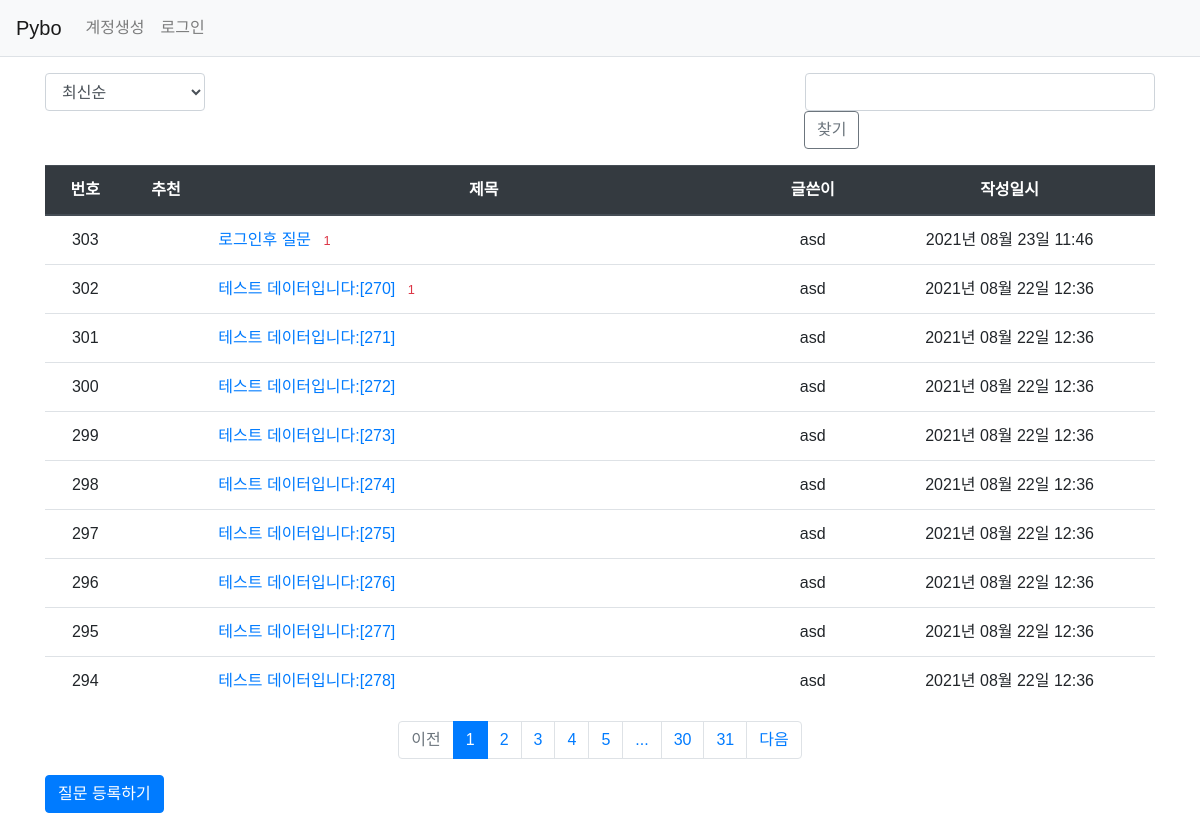
Page /question/list/ on the committed database.
### pybo/models.py (models this page shows)
class Question(db.Model): #여기서 db는 __init__함수에서 생성한 SQLAlchemy객체이다.
    id = db.Column(db.Integer, primary_key=True)
    subject = db.Column(db.String(200), nullable=False)
    content = db.Column(db.Text(), nullable=False)
    create_date = db.Column(db.DateTime(), nullable=False)
    user_id = db.Column(db.Integer, db.ForeignKey('user.id', ondelete='CASCADE'), nullable=False)
    user = db.relationship('User', backref=db.backref('question_set'))
    modify_date = db.Column(db.DateTime(), nullable=True)
    voter = db.relationship('User', secondary=question_voter, backref=db.backref('question_voter_set'))

class User(db.Model):
    id = db.Column(db.Integer, primary_key=True)
    username = db.Column(db.String(300), unique=True, nullable=False)
    password = db.Column(db.String(300), nullable=False)
    email = db.Column(db.String(300), unique=True, nullable=False)

### pybo/views/question_views.py (the view, shortened to what this page needs)
@bp.route('/list/')
def _list():
    page = request.args.get('page', type=int, default=1)
    kw = request.args.get('kw', type=str, default='')
    so = request.args.get('so', type=str, default='recent')
    if so == 'recommend':
        sub_query = db.session.query(question_voter.c.question_id, func.count('*').label('num_voter')) \
            .group_by(question_voter.c.question_id).subquery()
        question_list = Question.query \
            .outerjoin(sub_query, Question.id == sub_query.c.question_id) \
            .order_by(sub_query.c.num_voter.desc(), Question.create_date.desc())
    elif so == 'popular':
        sub_query = db.session.query(Answer.question_id, func.count('*').label('num_answer')) \
            .group_by(Answer.question_id).subquery()
        question_list = Question.query \
            .outerjoin(sub_query, Question.id == sub_query.c.question_id) \
            .order_by(sub_query.c.num_answer.desc(), Question.create_date.desc())
    else:  # recent
        question_list = Question.query.order_by(Question.create_date.desc())
    question_list = question_list.paginate(page, per_page=10)
    return render_template('question/question_list.html', question_list=question_list, page=page, kw=kw, so=so)

### pybo/filter.py (called while the page is built)
def format_datetime(value, fmt='%Y년 %m월 %d일 %H:%M'):
    return value.strftime(fmt)

### pybo/views/auth_views.py (called while the page is built)
@bp.before_app_request # 제일 먼저 실행
def load_logged_in_user():
    user_id = session.get('user_id')
    if user_id is None:
        g.user = None
    else:
        g.user = User.query.get(user_id)

### pybo/templates/question/question_list.html (shortened to what this page needs)
{% extends 'base.html' %}
{% block content %}
<div class="container my-3">
    <div class="row justify-content-between my-3">
        <div class="col-2">
            <select class="form-control so">
                <option value="recent" {% if so=='recent' %}selected{% endif %}>최신순</option>
            </select>
        </div>
        <div class="col-4 input-group">
            <input type="text" class="form-control kw" value="{{ kw or '' }}">
            <div class="input-group-append">
                <button class="btn btn-outline-secondary" type="button" id="btn_search">찾기</button>
            </div>
        </div>
    </div>
    <table class="table">
        <thead>
        <tr class="text-center thead-dark">
            <th>번호</th>
            <th>추천</th>
            <th style="width:50%">제목</th>
            <th>글쓴이</th>
            <th>작성일시</th>
        </tr>
        </thead>
        <tbody>
        {% if question_list %}
        {% for question in question_list.items %}
        <tr class="text-center">
            <td>{{ question_list.total - ((question_list.page-1) * question_list.per_page) - loop.index0 }}</td>
            <td>
            </td>
            <td class="text-left">
                <a href="{{ url_for('question.detail', question_id=question.id) }}">{{ question.subject }}</a>
                {% if question.answer_set|length > 0 %}
                <span class="text-danger small ml-2">{{ question.answer_set|length }}</span>
                {% endif %}
            </td>
            <td>{{ question.user.username }}</td>
            <td>{{ question.create_date|datetime }}</td>
        </tr>
        {% endfor %}
        {% else %}
        <tr>
            <td colspan="3">질문이 없습니다.</td>
        </tr>
        {% endif %}
        </tbody>
    </table>
    <ul class="pagination justify-content-center">
        {% if question_list.has_prev %}
        <li class="page-item">
            <a class="page-link" data-page="{{ question_list.prev_num }}" href="#">이전</a>
        </li>
        {% else %}
        <li class="page-item disabled">
            <a class="page-link" tabindex="-1" aria-disabled="true" href="#">이전</a>
        </li>
        {% endif %}
        {% for page_num in question_list.iter_pages() %}
            {% if page_num %}
                {% if page_num != question_list.page %}
                <li class="page-item">
                    <a class="page-link" data-page="{{ page_num }}" href="#">{{ page_num }}</a>
                </li>
                {% else %}
                <li class="page-item active" aria-current="page">
                    <a class="page-link" href="#">{{ page_num }}</a>
                </li>
                {% endif %}
           {% else %}
                <li class="disabled">
                    <a class="page-link" href="#">...</a>
                </li>
           {% endif %}
        {% endfor %}
        {% if question_list.has_next %}
        <li class="page-item">
            <a class="page-link" data-page="{{ question_list.next_num }}" href="#">다음</a>
        </li>
        {% else %}
        <li class="page-item disabled">
            <a class="page-link" tabindex="-1" aria-disabled="true" href="#">다음</a>
        </li>
        {% endif %}
    </ul>
    <a href="{{ url_for('question.create') }}" class="btn btn-primary">질문 등록하기</a>
</div>
{% endblock %}

### pybo/templates/base.html (shortened to what this page needs)
<!doctype html>
<html lang="ko">
<head>
    <link rel="stylesheet" href="{{ url_for('static', filename='bootstrap.min.css') }}">
    <link rel="stylesheet" href="{{ url_for('static', filename='style.css') }}">
</head>
<body>
{% include "navbar.html" %}
{% block content %}
{% endblock %}
</body>
</html>

### pybo/templates/navbar.html (shortened to what this page needs)
<nav class="navbar navbar-expand-lg navbar-light bg-light border-bottom">
    <a class="navbar-brand" href="{{ url_for('main.index') }}">Pybo</a>
    <div class="collapse navbar-collapse flex-grow-0" id="navbarNav">
        {% if g.user %}
        <ul class="navbar-nav">
            <li class="nav-item ">
                <a class="nav-link" href="{{url_for('auth.logout')}}">{{ g.user.username }} (로그아웃)</a>
            </li>
        </ul>
        {% else %}
        <ul class="navbar-nav">
            <li class="nav-item ">
                 <a class="nav-link" href="{{ url_for('auth.signup') }}">계정생성</a>
            </li>
            <li class="nav-item ">
                <a class="nav-link" href="{{url_for('auth.login')}}">로그인</a>
            </li>
        </ul>
        {% endif %}
    </div>
</nav>

### rows in the picture
Question: id "303", subject "로그인후 질문", answer_set|length "1", user.username "asd", create_date "2021년 08월 23일 11:46"
Question: total "302", subject "테스트 데이터입니다:[270]", answer_set|length "1", user.username "asd", create_date "2021년 08월 22일 12:36"
Question: total "301", subject "테스트 데이터입니다:[271]", user.username "asd", create_date "2021년 08월 22일 12:36"
Question: total "300", subject "테스트 데이터입니다:[272]", user.username "asd", create_date "2021년 08월 22일 12:36"
Question: total "299", subject "테스트 데이터입니다:[273]", user.username "asd", create_date "2021년 08월 22일 12:36"
Question: total "298", subject "테스트 데이터입니다:[274]", user.username "asd", create_date "2021년 08월 22일 12:36"
Question: total "297", subject "테스트 데이터입니다:[275]", user.username "asd", create_date "2021년 08월 22일 12:36"
Question: total "296", subject "테스트 데이터입니다:[276]", user.username "asd", create_date "2021년 08월 22일 12:36"
Question: total "295", subject "테스트 데이터입니다:[277]", user.username "asd", create_date "2021년 08월 22일 12:36"
Question: total "294", subject "테스트 데이터입니다:[278]", user.username "asd", create_date "2021년 08월 22일 12:36"

### other values in the picture
{{ page_num }} "1"
{{ page_num }} "2" "3" "4" "5" "30" "31"
